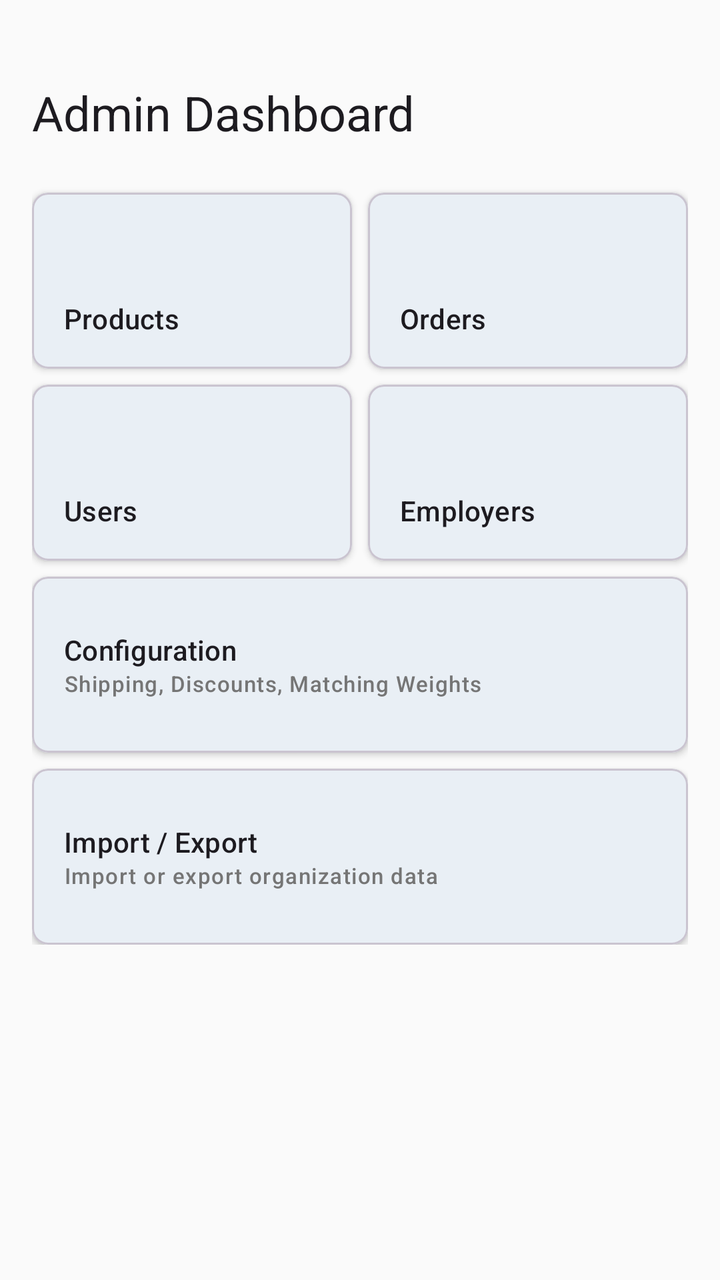
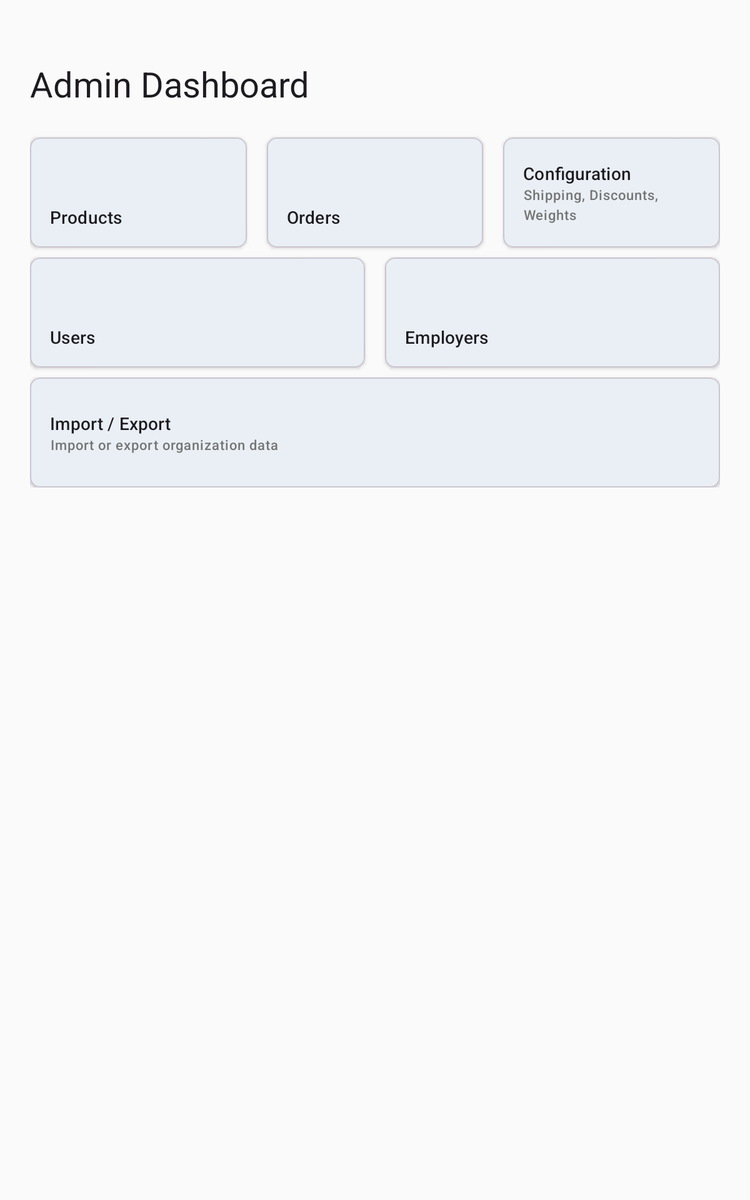

Two renders of one Android screen. The first uses the default layout on a phone; the second uses the alternative layout the repository ships for a different screen configuration, on a matching device. The two XML files are below.
<!-- AndroidManifest.xml: application theme Theme.RoadRunner -->
<!-- res/layout/fragment_admin_dashboard.xml -->
<?xml version="1.0" encoding="utf-8"?>
<ScrollView
    xmlns:android="http://schemas.android.com/apk/res/android"
    xmlns:app="http://schemas.android.com/apk/res-auto"
    android:layout_width="match_parent"
    android:layout_height="match_parent"
    android:background="@color/colorSurface">

    <androidx.constraintlayout.widget.ConstraintLayout
        android:layout_width="match_parent"
        android:layout_height="wrap_content"
        android:padding="@dimen/spacing_md"
        android:paddingBottom="@dimen/spacing_xl">

        <TextView
            android:id="@+id/tv_title"
            android:layout_width="0dp"
            android:layout_height="wrap_content"
            android:layout_marginTop="@dimen/spacing_lg"
            android:text="@string/dashboard_admin_title"
            android:textAppearance="?attr/textAppearanceHeadlineSmall"
            app:layout_constraintEnd_toEndOf="parent"
            app:layout_constraintStart_toStartOf="parent"
            app:layout_constraintTop_toTopOf="parent" />

        
        <com.google.android.material.card.MaterialCardView
            android:id="@+id/card_products"
            android:layout_width="0dp"
            android:layout_height="@dimen/dashboard_card_min_height"
            android:layout_marginTop="@dimen/spacing_lg"
            android:layout_marginEnd="@dimen/spacing_xs"
            android:clickable="true"
            android:focusable="true"
            app:cardCornerRadius="@dimen/corner_radius_md"
            app:cardElevation="@dimen/card_elevation"
            app:layout_constraintEnd_toStartOf="@id/card_orders"
            app:layout_constraintStart_toStartOf="parent"
            app:layout_constraintTop_toBottomOf="@id/tv_title">

            <LinearLayout
                android:layout_width="match_parent"
                android:layout_height="match_parent"
                android:orientation="vertical"
                android:padding="@dimen/spacing_md"
                android:gravity="center_vertical">

                <TextView
                    android:id="@+id/tv_products_count"
                    android:layout_width="match_parent"
                    android:layout_height="wrap_content"
                    android:textAppearance="?attr/textAppearanceHeadlineMedium"
                    android:textColor="@color/colorPrimary" />

                <TextView
                    android:layout_width="match_parent"
                    android:layout_height="wrap_content"
                    android:text="@string/card_products"
                    android:textAppearance="?attr/textAppearanceTitleSmall" />

                <TextView
                    android:layout_width="match_parent"
                    android:layout_height="wrap_content"
                    android:text="@string/label_tap_to_view"
                    android:textAppearance="?attr/textAppearanceLabelSmall"
                    android:textColor="@color/text_secondary" />

            </LinearLayout>
        </com.google.android.material.card.MaterialCardView>

        <com.google.android.material.card.MaterialCardView
            android:id="@+id/card_orders"
            android:layout_width="0dp"
            android:layout_height="@dimen/dashboard_card_min_height"
            android:layout_marginTop="@dimen/spacing_lg"
            android:layout_marginStart="@dimen/spacing_xs"
            android:clickable="true"
            android:focusable="true"
            app:cardCornerRadius="@dimen/corner_radius_md"
            app:cardElevation="@dimen/card_elevation"
            app:layout_constraintEnd_toEndOf="parent"
            app:layout_constraintStart_toEndOf="@id/card_products"
            app:layout_constraintTop_toBottomOf="@id/tv_title">

            <LinearLayout
                android:layout_width="match_parent"
                android:layout_height="match_parent"
                android:orientation="vertical"
                android:padding="@dimen/spacing_md"
                android:gravity="center_vertical">

                <TextView
                    android:id="@+id/tv_orders_count"
                    android:layout_width="match_parent"
                    android:layout_height="wrap_content"
                    android:textAppearance="?attr/textAppearanceHeadlineMedium"
                    android:textColor="@color/colorSecondary" />

                <TextView
                    android:layout_width="match_parent"
                    android:layout_height="wrap_content"
                    android:text="@string/card_orders"
                    android:textAppearance="?attr/textAppearanceTitleSmall" />

                <TextView
                    android:layout_width="match_parent"
                    android:layout_height="wrap_content"
                    android:text="@string/label_tap_to_view"
                    android:textAppearance="?attr/textAppearanceLabelSmall"
                    android:textColor="@color/text_secondary" />

            </LinearLayout>
        </com.google.android.material.card.MaterialCardView>

        
        <com.google.android.material.card.MaterialCardView
            android:id="@+id/card_users"
            android:layout_width="0dp"
            android:layout_height="@dimen/dashboard_card_min_height"
            android:layout_marginTop="@dimen/spacing_sm"
            android:layout_marginEnd="@dimen/spacing_xs"
            android:clickable="true"
            android:focusable="true"
            app:cardCornerRadius="@dimen/corner_radius_md"
            app:cardElevation="@dimen/card_elevation"
            app:layout_constraintEnd_toStartOf="@id/card_employers"
            app:layout_constraintStart_toStartOf="parent"
            app:layout_constraintTop_toBottomOf="@id/card_products">

            <LinearLayout
                android:layout_width="match_parent"
                android:layout_height="match_parent"
                android:orientation="vertical"
                android:padding="@dimen/spacing_md"
                android:gravity="center_vertical">

                <TextView
                    android:id="@+id/tv_users_count"
                    android:layout_width="match_parent"
                    android:layout_height="wrap_content"
                    android:textAppearance="?attr/textAppearanceHeadlineMedium"
                    android:textColor="@color/colorPrimary" />

                <TextView
                    android:layout_width="match_parent"
                    android:layout_height="wrap_content"
                    android:text="@string/card_users"
                    android:textAppearance="?attr/textAppearanceTitleSmall" />

                <TextView
                    android:layout_width="match_parent"
                    android:layout_height="wrap_content"
                    android:text="@string/label_tap_to_view"
                    android:textAppearance="?attr/textAppearanceLabelSmall"
                    android:textColor="@color/text_secondary" />

            </LinearLayout>
        </com.google.android.material.card.MaterialCardView>

        <com.google.android.material.card.MaterialCardView
            android:id="@+id/card_employers"
            android:layout_width="0dp"
            android:layout_height="@dimen/dashboard_card_min_height"
            android:layout_marginTop="@dimen/spacing_sm"
            android:layout_marginStart="@dimen/spacing_xs"
            android:clickable="true"
            android:focusable="true"
            app:cardCornerRadius="@dimen/corner_radius_md"
            app:cardElevation="@dimen/card_elevation"
            app:layout_constraintEnd_toEndOf="parent"
            app:layout_constraintStart_toEndOf="@id/card_users"
            app:layout_constraintTop_toBottomOf="@id/card_orders">

            <LinearLayout
                android:layout_width="match_parent"
                android:layout_height="match_parent"
                android:orientation="vertical"
                android:padding="@dimen/spacing_md"
                android:gravity="center_vertical">

                <TextView
                    android:id="@+id/tv_employers_count"
                    android:layout_width="match_parent"
                    android:layout_height="wrap_content"
                    android:textAppearance="?attr/textAppearanceHeadlineMedium"
                    android:textColor="@color/colorSecondary" />

                <TextView
                    android:layout_width="match_parent"
                    android:layout_height="wrap_content"
                    android:text="@string/card_employers"
                    android:textAppearance="?attr/textAppearanceTitleSmall" />

                <TextView
                    android:layout_width="match_parent"
                    android:layout_height="wrap_content"
                    android:text="@string/label_tap_to_view"
                    android:textAppearance="?attr/textAppearanceLabelSmall"
                    android:textColor="@color/text_secondary" />

            </LinearLayout>
        </com.google.android.material.card.MaterialCardView>

        
        <com.google.android.material.card.MaterialCardView
            android:id="@+id/card_config"
            android:layout_width="0dp"
            android:layout_height="@dimen/dashboard_card_min_height"
            android:layout_marginTop="@dimen/spacing_sm"
            android:clickable="true"
            android:focusable="true"
            app:cardCornerRadius="@dimen/corner_radius_md"
            app:cardElevation="@dimen/card_elevation"
            app:layout_constraintEnd_toEndOf="parent"
            app:layout_constraintStart_toStartOf="parent"
            app:layout_constraintTop_toBottomOf="@id/card_users">

            <LinearLayout
                android:layout_width="match_parent"
                android:layout_height="match_parent"
                android:orientation="vertical"
                android:padding="@dimen/spacing_md"
                android:gravity="center_vertical">

                <TextView
                    android:layout_width="match_parent"
                    android:layout_height="wrap_content"
                    android:text="@string/card_config"
                    android:textAppearance="?attr/textAppearanceTitleSmall" />

                <TextView
                    android:layout_width="match_parent"
                    android:layout_height="wrap_content"
                    android:text="Shipping, Discounts, Matching Weights"
                    android:textAppearance="?attr/textAppearanceLabelSmall"
                    android:textColor="@color/text_secondary" />

            </LinearLayout>
        </com.google.android.material.card.MaterialCardView>

        
        <com.google.android.material.card.MaterialCardView
            android:id="@+id/card_import_export"
            android:layout_width="0dp"
            android:layout_height="@dimen/dashboard_card_min_height"
            android:layout_marginTop="@dimen/spacing_sm"
            android:clickable="true"
            android:focusable="true"
            app:cardCornerRadius="@dimen/corner_radius_md"
            app:cardElevation="@dimen/card_elevation"
            app:layout_constraintEnd_toEndOf="parent"
            app:layout_constraintStart_toStartOf="parent"
            app:layout_constraintTop_toBottomOf="@id/card_config">

            <LinearLayout
                android:layout_width="match_parent"
                android:layout_height="match_parent"
                android:orientation="vertical"
                android:padding="@dimen/spacing_md"
                android:gravity="center_vertical">

                <TextView
                    android:layout_width="match_parent"
                    android:layout_height="wrap_content"
                    android:text="Import / Export"
                    android:textAppearance="?attr/textAppearanceTitleSmall" />

                <TextView
                    android:layout_width="match_parent"
                    android:layout_height="wrap_content"
                    android:text="Import or export organization data"
                    android:textAppearance="?attr/textAppearanceLabelSmall"
                    android:textColor="@color/text_secondary" />

            </LinearLayout>
        </com.google.android.material.card.MaterialCardView>

    </androidx.constraintlayout.widget.ConstraintLayout>
</ScrollView>
<!-- resources referenced by this layout -->
<resources>
  <color name="colorPrimary">#1565C0</color>
  <color name="colorSecondary">#FF6F00</color>
  <color name="colorSurface">#FAFAFA</color>
  <color name="text_secondary">#757575</color>
  <dimen name="card_elevation">2dp</dimen>
  <dimen name="corner_radius_md">8dp</dimen>
  <dimen name="dashboard_card_min_height">88dp</dimen>
  <dimen name="spacing_lg">24dp</dimen>
  <dimen name="spacing_md">16dp</dimen>
  <dimen name="spacing_sm">8dp</dimen>
  <dimen name="spacing_xl">32dp</dimen>
  <dimen name="spacing_xs">4dp</dimen>
  <string name="card_config">Configuration</string>
  <string name="card_employers">Employers</string>
  <string name="card_orders">Orders</string>
  <string name="card_products">Products</string>
  <string name="card_users">Users</string>
  <string name="dashboard_admin_title">Admin Dashboard</string>
  <string name="label_tap_to_view">Tap to view</string>
  <style name="Theme.RoadRunner" parent="Theme.Material3.DayNight.NoActionBar">
          <item name="colorPrimary">#1565C0</item>
          <item name="colorOnPrimary">#FFFFFF</item>
          <item name="colorPrimaryContainer">#D1E4FF</item>
          <item name="colorSecondary">#FF6F00</item>
          <item name="colorOnSecondary">#FFFFFF</item>
          <item name="colorSurface">#FAFAFA</item>
          <item name="colorSurfaceVariant">#F5F5F5</item>
          <item name="colorError">#D32F2F</item>
          <item name="colorOnError">#FFFFFF</item>
      </style>
</resources>
<!-- res/layout-sw600dp/fragment_admin_dashboard.xml (the repository's variant of the layout above) -->
<!-- drawn on a 7-inch tablet held upright -->
<?xml version="1.0" encoding="utf-8"?>
<ScrollView
    xmlns:android="http://schemas.android.com/apk/res/android"
    xmlns:app="http://schemas.android.com/apk/res-auto"
    android:layout_width="match_parent"
    android:layout_height="match_parent"
    android:background="@color/colorSurface">

    <androidx.constraintlayout.widget.ConstraintLayout
        android:layout_width="match_parent"
        android:layout_height="wrap_content"
        android:padding="@dimen/spacing_lg"
        android:paddingBottom="@dimen/spacing_xl">

        <TextView
            android:id="@+id/tv_title"
            android:layout_width="0dp"
            android:layout_height="wrap_content"
            android:layout_marginTop="@dimen/spacing_lg"
            android:text="@string/dashboard_admin_title"
            android:textAppearance="?attr/textAppearanceHeadlineMedium"
            app:layout_constraintEnd_toEndOf="parent"
            app:layout_constraintStart_toStartOf="parent"
            app:layout_constraintTop_toTopOf="parent" />

        
        <com.google.android.material.card.MaterialCardView
            android:id="@+id/card_products"
            android:layout_width="0dp"
            android:layout_height="@dimen/dashboard_card_min_height"
            android:layout_marginTop="@dimen/spacing_lg"
            android:layout_marginEnd="@dimen/spacing_sm"
            android:clickable="true"
            android:focusable="true"
            app:cardCornerRadius="@dimen/corner_radius_md"
            app:cardElevation="@dimen/card_elevation"
            app:layout_constraintEnd_toStartOf="@id/card_orders"
            app:layout_constraintHorizontal_chainStyle="spread"
            app:layout_constraintStart_toStartOf="parent"
            app:layout_constraintTop_toBottomOf="@id/tv_title">

            <LinearLayout
                android:layout_width="match_parent"
                android:layout_height="match_parent"
                android:orientation="vertical"
                android:padding="@dimen/spacing_md"
                android:gravity="center_vertical">
                <TextView
                    android:id="@+id/tv_products_count"
                    android:layout_width="match_parent"
                    android:layout_height="wrap_content"
                    android:textAppearance="?attr/textAppearanceHeadlineMedium"
                    android:textColor="@color/colorPrimary" />
                <TextView
                    android:layout_width="match_parent"
                    android:layout_height="wrap_content"
                    android:text="@string/card_products"
                    android:textAppearance="?attr/textAppearanceTitleSmall" />
                <TextView
                    android:layout_width="match_parent"
                    android:layout_height="wrap_content"
                    android:text="@string/label_tap_to_view"
                    android:textAppearance="?attr/textAppearanceLabelSmall"
                    android:textColor="@color/text_secondary" />
            </LinearLayout>
        </com.google.android.material.card.MaterialCardView>

        <com.google.android.material.card.MaterialCardView
            android:id="@+id/card_orders"
            android:layout_width="0dp"
            android:layout_height="@dimen/dashboard_card_min_height"
            android:layout_marginTop="@dimen/spacing_lg"
            android:layout_marginStart="@dimen/spacing_sm"
            android:layout_marginEnd="@dimen/spacing_sm"
            android:clickable="true"
            android:focusable="true"
            app:cardCornerRadius="@dimen/corner_radius_md"
            app:cardElevation="@dimen/card_elevation"
            app:layout_constraintEnd_toStartOf="@id/card_config"
            app:layout_constraintStart_toEndOf="@id/card_products"
            app:layout_constraintTop_toBottomOf="@id/tv_title">

            <LinearLayout
                android:layout_width="match_parent"
                android:layout_height="match_parent"
                android:orientation="vertical"
                android:padding="@dimen/spacing_md"
                android:gravity="center_vertical">
                <TextView
                    android:id="@+id/tv_orders_count"
                    android:layout_width="match_parent"
                    android:layout_height="wrap_content"
                    android:textAppearance="?attr/textAppearanceHeadlineMedium"
                    android:textColor="@color/colorSecondary" />
                <TextView
                    android:layout_width="match_parent"
                    android:layout_height="wrap_content"
                    android:text="@string/card_orders"
                    android:textAppearance="?attr/textAppearanceTitleSmall" />
                <TextView
                    android:layout_width="match_parent"
                    android:layout_height="wrap_content"
                    android:text="@string/label_tap_to_view"
                    android:textAppearance="?attr/textAppearanceLabelSmall"
                    android:textColor="@color/text_secondary" />
            </LinearLayout>
        </com.google.android.material.card.MaterialCardView>

        <com.google.android.material.card.MaterialCardView
            android:id="@+id/card_config"
            android:layout_width="0dp"
            android:layout_height="@dimen/dashboard_card_min_height"
            android:layout_marginTop="@dimen/spacing_lg"
            android:layout_marginStart="@dimen/spacing_sm"
            android:clickable="true"
            android:focusable="true"
            app:cardCornerRadius="@dimen/corner_radius_md"
            app:cardElevation="@dimen/card_elevation"
            app:layout_constraintEnd_toEndOf="parent"
            app:layout_constraintStart_toEndOf="@id/card_orders"
            app:layout_constraintTop_toBottomOf="@id/tv_title">

            <LinearLayout
                android:layout_width="match_parent"
                android:layout_height="match_parent"
                android:orientation="vertical"
                android:padding="@dimen/spacing_md"
                android:gravity="center_vertical">
                <TextView
                    android:layout_width="match_parent"
                    android:layout_height="wrap_content"
                    android:text="@string/card_config"
                    android:textAppearance="?attr/textAppearanceTitleSmall" />
                <TextView
                    android:layout_width="match_parent"
                    android:layout_height="wrap_content"
                    android:text="Shipping, Discounts, Weights"
                    android:textAppearance="?attr/textAppearanceLabelSmall"
                    android:textColor="@color/text_secondary" />
            </LinearLayout>
        </com.google.android.material.card.MaterialCardView>

        
        <com.google.android.material.card.MaterialCardView
            android:id="@+id/card_users"
            android:layout_width="0dp"
            android:layout_height="@dimen/dashboard_card_min_height"
            android:layout_marginTop="@dimen/spacing_sm"
            android:layout_marginEnd="@dimen/spacing_sm"
            android:clickable="true"
            android:focusable="true"
            app:cardCornerRadius="@dimen/corner_radius_md"
            app:cardElevation="@dimen/card_elevation"
            app:layout_constraintEnd_toStartOf="@id/card_employers"
            app:layout_constraintStart_toStartOf="parent"
            app:layout_constraintTop_toBottomOf="@id/card_products">

            <LinearLayout
                android:layout_width="match_parent"
                android:layout_height="match_parent"
                android:orientation="vertical"
                android:padding="@dimen/spacing_md"
                android:gravity="center_vertical">
                <TextView
                    android:id="@+id/tv_users_count"
                    android:layout_width="match_parent"
                    android:layout_height="wrap_content"
                    android:textAppearance="?attr/textAppearanceHeadlineMedium"
                    android:textColor="@color/colorPrimary" />
                <TextView
                    android:layout_width="match_parent"
                    android:layout_height="wrap_content"
                    android:text="@string/card_users"
                    android:textAppearance="?attr/textAppearanceTitleSmall" />
                <TextView
                    android:layout_width="match_parent"
                    android:layout_height="wrap_content"
                    android:text="@string/label_tap_to_view"
                    android:textAppearance="?attr/textAppearanceLabelSmall"
                    android:textColor="@color/text_secondary" />
            </LinearLayout>
        </com.google.android.material.card.MaterialCardView>

        <com.google.android.material.card.MaterialCardView
            android:id="@+id/card_employers"
            android:layout_width="0dp"
            android:layout_height="@dimen/dashboard_card_min_height"
            android:layout_marginTop="@dimen/spacing_sm"
            android:layout_marginStart="@dimen/spacing_sm"
            android:clickable="true"
            android:focusable="true"
            app:cardCornerRadius="@dimen/corner_radius_md"
            app:cardElevation="@dimen/card_elevation"
            app:layout_constraintEnd_toEndOf="parent"
            app:layout_constraintStart_toEndOf="@id/card_users"
            app:layout_constraintTop_toBottomOf="@id/card_orders">

            <LinearLayout
                android:layout_width="match_parent"
                android:layout_height="match_parent"
                android:orientation="vertical"
                android:padding="@dimen/spacing_md"
                android:gravity="center_vertical">
                <TextView
                    android:id="@+id/tv_employers_count"
                    android:layout_width="match_parent"
                    android:layout_height="wrap_content"
                    android:textAppearance="?attr/textAppearanceHeadlineMedium"
                    android:textColor="@color/colorSecondary" />
                <TextView
                    android:layout_width="match_parent"
                    android:layout_height="wrap_content"
                    android:text="@string/card_employers"
                    android:textAppearance="?attr/textAppearanceTitleSmall" />
                <TextView
                    android:layout_width="match_parent"
                    android:layout_height="wrap_content"
                    android:text="@string/label_tap_to_view"
                    android:textAppearance="?attr/textAppearanceLabelSmall"
                    android:textColor="@color/text_secondary" />
            </LinearLayout>
        </com.google.android.material.card.MaterialCardView>

        
        <com.google.android.material.card.MaterialCardView
            android:id="@+id/card_import_export"
            android:layout_width="0dp"
            android:layout_height="@dimen/dashboard_card_min_height"
            android:layout_marginTop="@dimen/spacing_sm"
            android:clickable="true"
            android:focusable="true"
            app:cardCornerRadius="@dimen/corner_radius_md"
            app:cardElevation="@dimen/card_elevation"
            app:layout_constraintEnd_toEndOf="parent"
            app:layout_constraintStart_toStartOf="parent"
            app:layout_constraintTop_toBottomOf="@id/card_users">

            <LinearLayout
                android:layout_width="match_parent"
                android:layout_height="match_parent"
                android:orientation="vertical"
                android:padding="@dimen/spacing_md"
                android:gravity="center_vertical">

                <TextView
                    android:layout_width="match_parent"
                    android:layout_height="wrap_content"
                    android:text="Import / Export"
                    android:textAppearance="?attr/textAppearanceTitleSmall" />

                <TextView
                    android:layout_width="match_parent"
                    android:layout_height="wrap_content"
                    android:text="Import or export organization data"
                    android:textAppearance="?attr/textAppearanceLabelSmall"
                    android:textColor="@color/text_secondary" />

            </LinearLayout>
        </com.google.android.material.card.MaterialCardView>

    </androidx.constraintlayout.widget.ConstraintLayout>
</ScrollView>
<!-- resources referenced by the variant -->
<!-- as a 7-inch tablet held upright resolves them -->
<resources>
  <color name="colorPrimary">#1565C0</color>
  <color name="colorSecondary">#FF6F00</color>
  <color name="colorSurface">#FAFAFA</color>
  <color name="text_secondary">#757575</color>
  <dimen name="card_elevation">2dp</dimen>
  <dimen name="corner_radius_md">8dp</dimen>
  <dimen name="dashboard_card_min_height">88dp</dimen>
  <dimen name="spacing_lg">24dp</dimen>
  <dimen name="spacing_md">16dp</dimen>
  <dimen name="spacing_sm">8dp</dimen>
  <dimen name="spacing_xl">32dp</dimen>
  <string name="card_config">Configuration</string>
  <string name="card_employers">Employers</string>
  <string name="card_orders">Orders</string>
  <string name="card_products">Products</string>
  <string name="card_users">Users</string>
  <string name="dashboard_admin_title">Admin Dashboard</string>
  <string name="label_tap_to_view">Tap to view</string>
  <style name="Theme.RoadRunner" parent="Theme.Material3.DayNight.NoActionBar">
          <item name="colorPrimary">#1565C0</item>
          <item name="colorOnPrimary">#FFFFFF</item>
          <item name="colorPrimaryContainer">#D1E4FF</item>
          <item name="colorSecondary">#FF6F00</item>
          <item name="colorOnSecondary">#FFFFFF</item>
          <item name="colorSurface">#FAFAFA</item>
          <item name="colorSurfaceVariant">#F5F5F5</item>
          <item name="colorError">#D32F2F</item>
          <item name="colorOnError">#FFFFFF</item>
      </style>
</resources>
